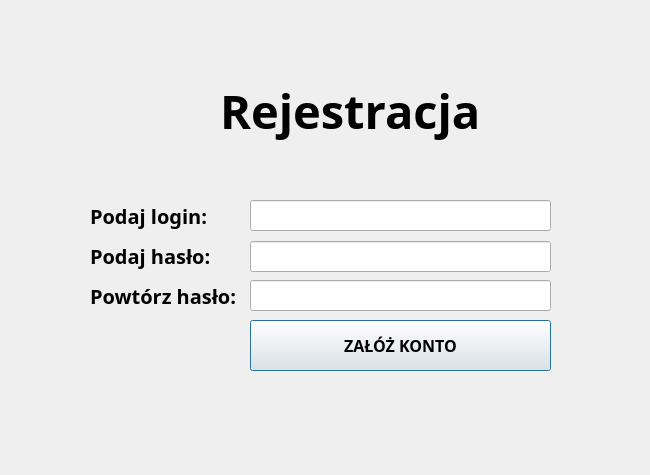
<?xml version="1.0" encoding="UTF-8"?>
<ui version="4.0">
 <class>Dialog</class>
 <widget class="QDialog" name="Dialog">
  <property name="geometry">
   <rect>
    <x>0</x>
    <y>0</y>
    <width>650</width>
    <height>475</height>
   </rect>
  </property>
  <property name="windowTitle">
   <string>Dialog</string>
  </property>
  <widget class="QLineEdit" name="et_putpassword">
   <property name="geometry">
    <rect>
     <x>250</x>
     <y>241</y>
     <width>301</width>
     <height>31</height>
    </rect>
   </property>
   <property name="font">
    <font>
     <family>Microsoft YaHei Light</family>
     <pointsize>12</pointsize>
    </font>
   </property>
   <property name="echoMode">
    <enum>QLineEdit::Normal</enum>
   </property>
  </widget>
  <widget class="QLineEdit" name="et_putlogin">
   <property name="geometry">
    <rect>
     <x>250</x>
     <y>200</y>
     <width>301</width>
     <height>31</height>
    </rect>
   </property>
   <property name="font">
    <font>
     <family>Microsoft YaHei Light</family>
     <pointsize>12</pointsize>
    </font>
   </property>
  </widget>
  <widget class="QLineEdit" name="et_repeatpassword">
   <property name="geometry">
    <rect>
     <x>250</x>
     <y>280</y>
     <width>301</width>
     <height>31</height>
    </rect>
   </property>
   <property name="font">
    <font>
     <family>Microsoft YaHei Light</family>
     <pointsize>12</pointsize>
    </font>
   </property>
   <property name="echoMode">
    <enum>QLineEdit::Normal</enum>
   </property>
  </widget>
  <widget class="QPushButton" name="b_create">
   <property name="geometry">
    <rect>
     <x>250</x>
     <y>320</y>
     <width>301</width>
     <height>51</height>
    </rect>
   </property>
   <property name="font">
    <font>
     <family>Microsoft JhengHei Light</family>
     <pointsize>12</pointsize>
     <weight>75</weight>
     <bold>true</bold>
    </font>
   </property>
   <property name="text">
    <string>ZAŁÓŻ KONTO</string>
   </property>
  </widget>
  <widget class="QLabel" name="label_3">
   <property name="geometry">
    <rect>
     <x>220</x>
     <y>70</y>
     <width>271</width>
     <height>81</height>
    </rect>
   </property>
   <property name="font">
    <font>
     <family>Microsoft YaHei UI Light</family>
     <pointsize>35</pointsize>
     <weight>75</weight>
     <italic>false</italic>
     <bold>true</bold>
    </font>
   </property>
   <property name="text">
    <string>Rejestracja</string>
   </property>
  </widget>
  <widget class="QLabel" name="label_4">
   <property name="geometry">
    <rect>
     <x>90</x>
     <y>200</y>
     <width>151</width>
     <height>31</height>
    </rect>
   </property>
   <property name="font">
    <font>
     <family>Microsoft YaHei UI Light</family>
     <pointsize>15</pointsize>
     <weight>75</weight>
     <italic>false</italic>
     <bold>true</bold>
    </font>
   </property>
   <property name="text">
    <string>Podaj login:</string>
   </property>
  </widget>
  <widget class="QLabel" name="label_5">
   <property name="geometry">
    <rect>
     <x>90</x>
     <y>240</y>
     <width>151</width>
     <height>31</height>
    </rect>
   </property>
   <property name="font">
    <font>
     <family>Microsoft YaHei UI Light</family>
     <pointsize>15</pointsize>
     <weight>75</weight>
     <italic>false</italic>
     <bold>true</bold>
    </font>
   </property>
   <property name="text">
    <string>Podaj hasło:</string>
   </property>
  </widget>
  <widget class="QLabel" name="label_6">
   <property name="geometry">
    <rect>
     <x>90</x>
     <y>280</y>
     <width>151</width>
     <height>31</height>
    </rect>
   </property>
   <property name="font">
    <font>
     <family>Microsoft YaHei UI Light</family>
     <pointsize>15</pointsize>
     <weight>75</weight>
     <italic>false</italic>
     <bold>true</bold>
    </font>
   </property>
   <property name="text">
    <string>Powtórz hasło:</string>
   </property>
  </widget>
 </widget>
 <resources/>
 <connections/>
</ui>
